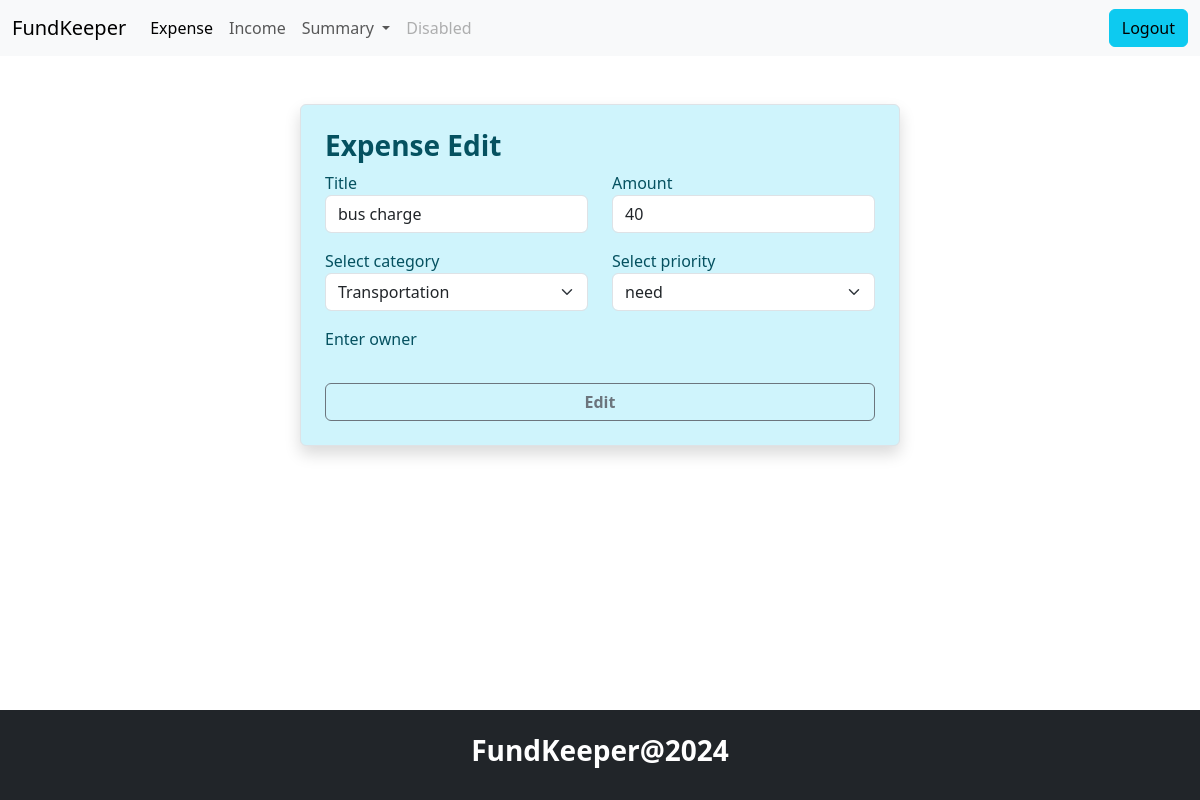
Page /expense/4/change/ on the earlier database version.
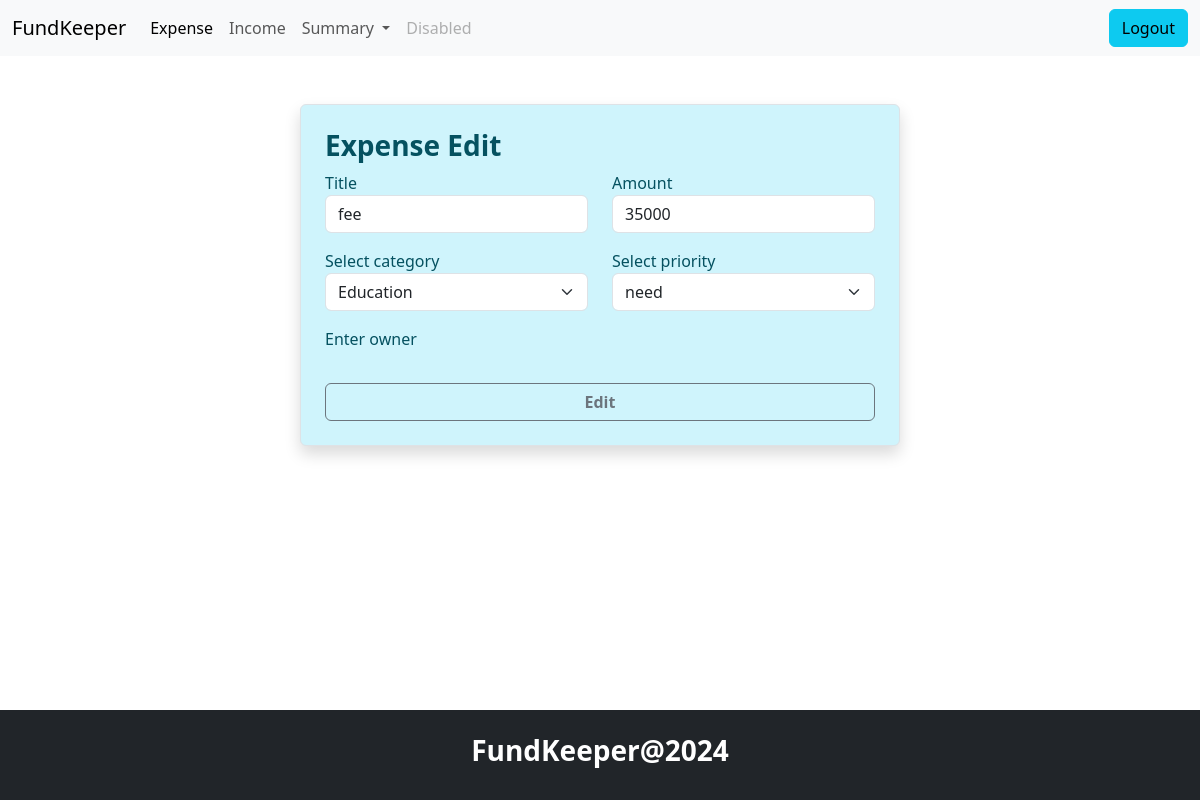
Same page on the later database version.
### budget/models.py (models this page shows, shortened)
class Expense(models.Model):
    title=models.CharField(max_length=200)
    amount=models.PositiveIntegerField()
    expense_categories = (
        ("Housing", "Housing"),
        ("Transportation", "Transportation"),
        ("Food", "Food"),
        ("Health", "Health"),
        ("Entertainment", "Entertainment"),
        ("DebtPayments", "Debt Payments"),
        ("PersonalCare", "Personal Care"),
        ("Education", "Education"),
        ("Savings", "Savings"),
        ("Miscellaneous", "Miscellaneous")
    )
    category=models.CharField(max_length=200,choices=expense_categories,default="Miscellaneous")
    user_object=models.ForeignKey(User,on_delete=models.CASCADE)
    created_date=models.DateTimeField(auto_now_add=True)
    priority_options=(
        ("need","need"),
        ("want","want")
    )
    priority=models.CharField(max_length=200,choices=priority_options,default="need")

### budget/views.py (the view, shortened to what this page needs)
# urls.py: path('expense/<int:pk>/change/',views.ExpenseUpdateView.as_view(),name='expense-edit'),
class ExpenseUpdateView(View):
    def get(self,request,*args, **kwargs):
        id=kwargs.get("pk")
        expense_object=Expense.objects.get(id=id)
        form_instance=ExpenseForm(instance=expense_object)
        return render(request,"expense_edit.html",{"form":form_instance})

### budget/forms.py
class ExpenseForm(forms.ModelForm):
    class Meta:
        model=Expense
        exclude=("id","created_date","user_object")
        widgets={
            "title":forms.TextInput(attrs={"class":"form-control"}),
            "amount":forms.NumberInput(attrs={"class":"form-control"}),
            "category":forms.Select(attrs={"class":"form-control form-select"}),
            "priority":forms.Select(attrs={"class":"form-control form-select"})
        }

### budget/templates/expense_edit.html (shortened to what this page needs)
{%extends 'base.html'%}
{%block main_block%}
<div class="container border shadow my-5 p-4 w-50 mx-auto rounded bg-info-subtle text-info-emphasis">
    <form action="" method="post">
        <h3 class="fw-bold">Expense Edit</h3>
        <div class="mb-3">
            <div class="row">
                <div class="col-6">
                    <label for="">Title</label>
                    {{form.title}}
                </div>
                <div class="col-6">
                    <label for="">Amount</label>
                    {{form.amount}}
                </div>
            </div>
        </div>
        <div class="mb-3">
            <div class="row">
                <div class="col-6">
                    <label for="">Select category</label>
                    {{form.category}}
                </div>
                <div class="col-6">
                    <label for="">Select priority</label>
                    {{form.priority}}
                </div>
            </div>
        </div>
        <div class="mb-3">
            <div class="row">
                <div class="col-12">
                    <label for="">Enter owner</label>
                </div>
            </div>
        </div>
        <button type="submit" class="form-control btn btn-outline-secondary fw-bold mt-3">Edit</button>
    </form>
</div>
{%endblock%}

Differences in the rows shown:
changed Expense "need": title "bus charge" → "fee"; amount "40" → "35000"; category "Transportation" → "Education"
